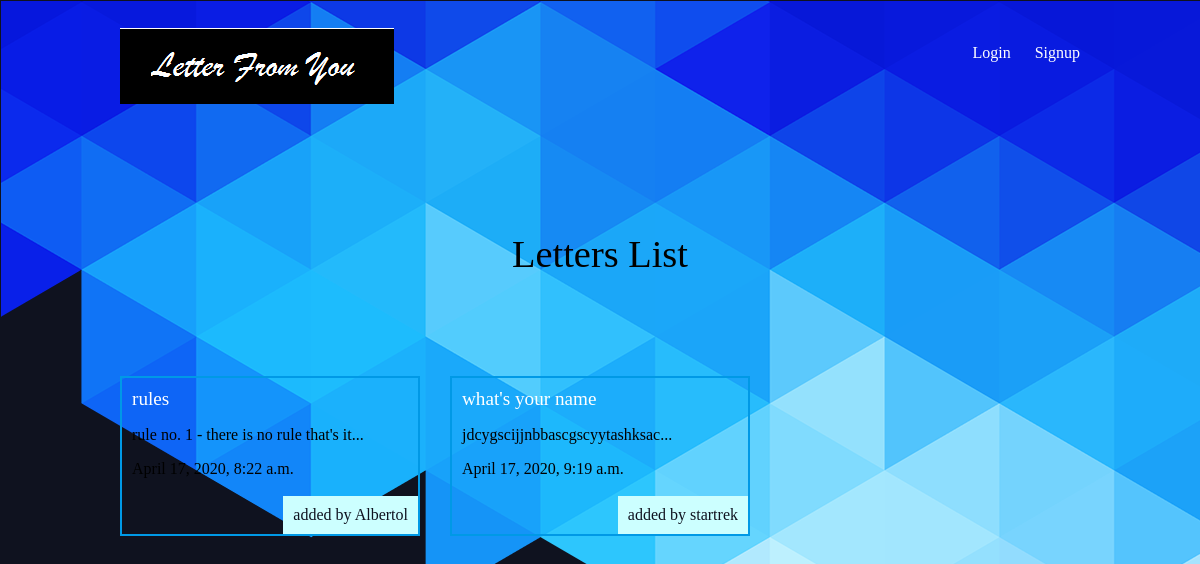
The app's page /articles/ with its own data.
### articles/models.py (models this page shows, shortened)
class Article(models.Model):
    title = models.CharField(max_length=100)
    slug = models.SlugField()
    body = models.TextField()
    date = models.DateTimeField(auto_now_add=True)
    thumb = models.ImageField(default='default.png', blank=True)
    author = models.ForeignKey(User,on_delete=models.CASCADE, default=None)
    def snippet(self):
        return self.body[:50] + '...'

### articles/views.py (the view)
def article_list(request):
    articles = Article.objects.all().order_by('date');
    return render(request, 'articles/article_list.html', { 'articles': articles })

### articles/templates/articles/article_list.html
{% extends 'base_layout.html' %}
{% block content%}
    <h1>Letters List</h1>
    <div class="articles">
    {% for article in articles %}
        <div class="article">
            <h2><a href="{% url 'articles:detail' slug=article.slug %}">{{ article.title }}</a></h2>
            <p>{{ article.snippet }}</p>
            <p>{{ article.date }}</p>
            <p class="author">added by {{ article.author.username }}</p>
        </div>
    {% endfor %}
    </div>
{% endblock %}

### templates/base_layout.html (shortened to what this page needs)
{% load static %}
<!DOCTYPE html>
<html>
    <head>
        <link rel="stylesheet" href="{% static 'styles.css' %}">
    </head>
    <body>
        <header class="wrapper">
            <h1><a href="{% url 'home' %}"><img src="{% static 'logo.png' %}" alt="djangonautic" /></a></h1>
            <nav>
                <ul>
                    {% if user.is_authenticated %}
                    <li>
                        <form class="logout-link" action="{% url 'accounts:logout' %}" method="post">
                            {% csrf_token %}
                            <button type="submit">Logout</button>
                        </form>
                    </li>
                    <li><a href="{% url 'articles:create' %}" class="highlight">New Letter</a></li>
                    {% else %}
                    <li><a href="{% url 'accounts:login' %}">Login</a></li>
                    <li><a href="{% url 'accounts:signup' %}">Signup</a></li>
                    {% endif %}
                </ul>
            </nav>
        </header>
        <div class="wrapper">
            {% block content %}
            {% endblock %}
        </div>
    </body>
</html>

### assets/styles.css (style rules this page uses)
body { background-color: #0f121f; background-image: url(/static/abstract1.png); background-repeat-y: no-repeat; color: #ff; }
body * { font-family: italic; }
h1, h2, h3, h4, h5 { font-weight: normal; margin: 0; }
a, a:hover, a:visited { color: #fff; text-decoration: none; }
.wrapper { max-width: 960px; margin: 0 auto; }
div.wrapper > h1 { text-align: center; margin: 100px auto; font-size: 2.4em }
header { display: grid; grid-template-columns: 1fr 1fr; padding: 20px 0; }
nav { justify-self: end; }
nav li { display: inline-block; list-style-type: none; margin-left: 20px; }
.articles { display: grid; grid-template-columns: 1fr 1fr 1fr; grid-gap: 30px; }
.article { padding: 10px; border: 2px solid #0099e6; position: relative; padding-bottom: 40px; }
.article h2 { font-size: 1.2em; }
.article .author { padding: 10px; background: #ccffff; position: absolute; right: 0; bottom: 0; margin: 0; color: #0f121f; }

### records on screen
Article: title "rules", snippet "rule no. 1 - there is no rule that's it...", date "April 17, 2020, 8:22 a.m.", author.username "Albertol"
Article: title "what's your name", snippet "jdcygscijjnbbascgscyytashksac...", date "April 17, 2020, 9:19 a.m.", author.username "startrek"
